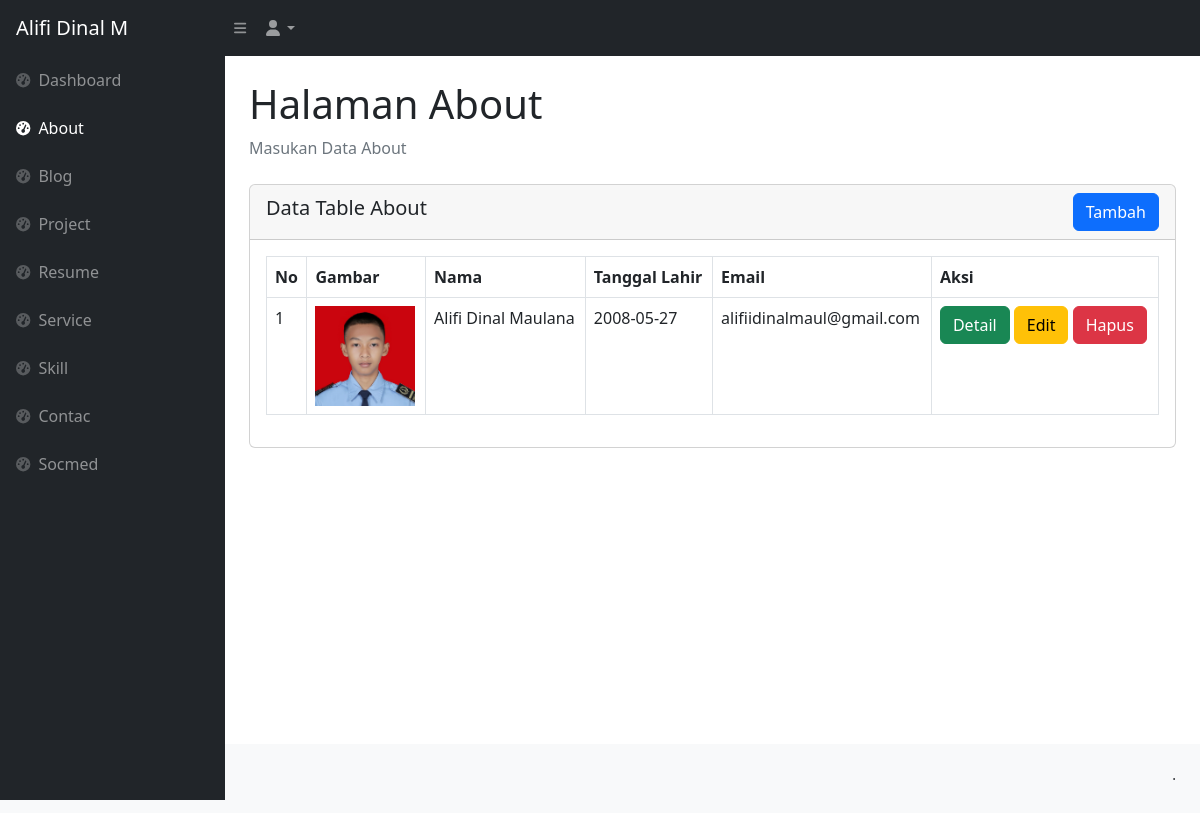
Screenshot of /backend/pages/about/index.php (signed in) with the database file from the repository.
### tables this page shows
CREATE TABLE `abouts` (
  `id` bigint NOT NULL,
  `name` varchar(255) NOT NULL,
  `born` date NOT NULL,
  `address` text NOT NULL,
  `zib_code` int NOT NULL,
  `email` varchar(255) NOT NULL,
  `phone` varchar(255) NOT NULL,
  `total_project` int NOT NULL,
  `work` varchar(255) NOT NULL,
  `image` text NOT NULL,
  `description` text NOT NULL
);

### backend/pages/about/index.php (the view, shortened to what this page needs)
<?php
   include '../../partials/header.php';
   include '../../partials/navbar.php';
   include '../../partials/sidebar.php';
$qAbouts = "SELECT * FROM abouts";
$result = mysqli_query($connect, $qAbouts) or die(mysqli_error($connect));
?>
<main>
    <div class="container-fluid px-4">
        <h1 class="mt-4">Halaman About</h1>
        <ol class="breadcrumb mb-4">
            <li class="breadcrumb-item active">Masukan Data About</li>
        </ol>
        <div class="row">
            <div class="col-12">
                <div class="card">
                    <div class="card-header d-flex align-items-center justify-content-between">
                       <h5>Data Table About</h5>
                        <br>
                        <a href="./create.php" class="btn btn-primary">Tambah</a>
                    </div>
                    <div class="card-body">
                        <table class="table table-bordered">
                            <thead>
                                <tr>
                                    <th>No</th>
                                    <th>Gambar</th>
                                    <th>Nama</th>
                                    <th>Tanggal Lahir</th>
                                    <th>Email</th>
                                    <th>Aksi</th>
                                </tr>
                            </thead>
                            <tbody>
                                <?php
                                $no = 1;
                                while ($item = $result->fetch_object()):
                                ?>
                                    <tr>
                                        <td><?= $no ?></td>
                                        <td>
                                            <img src="../../../storages/about/<?= $item->image ?>" alt="" width="100" height="100">
                                        </td>
                                        <td><?= $item->name ?></td>
                                        <td><?= $item->born ?></td>
                                        <td><?= $item->email ?></td>
                                        <td>
                                            <a href="./detail.php?id=<?= $item->id?>" class="btn btn-success">Detail</a>
                                            <a href="./edit.php?id=<?= $item->id?>" class="btn btn-warning">Edit</a>
                                            <a href="../../actions/about/destroy.php?id=<?= $item->id?>"
                                         class="btn btn-danger" onclick="return confirm('Apakah Anda Yakin?')">Hapus</a>
                                        </td>
                                    </tr>
                                <?php
                                    $no++;
                                endwhile;
                                ?>
                            </tbody>
                        </table>
                        </div>
                        </div>
                    </div>
                </div>
            </div>
        </div>
    </div>
<?php
    include '../../partials/footer.php';
    include '../../partials/script.php';
?>

### rows the page displays
abouts: image (picture), name "Alifi Dinal Maulana", born "2008-05-27", email "alifiidinalmaul@gmail.com"
